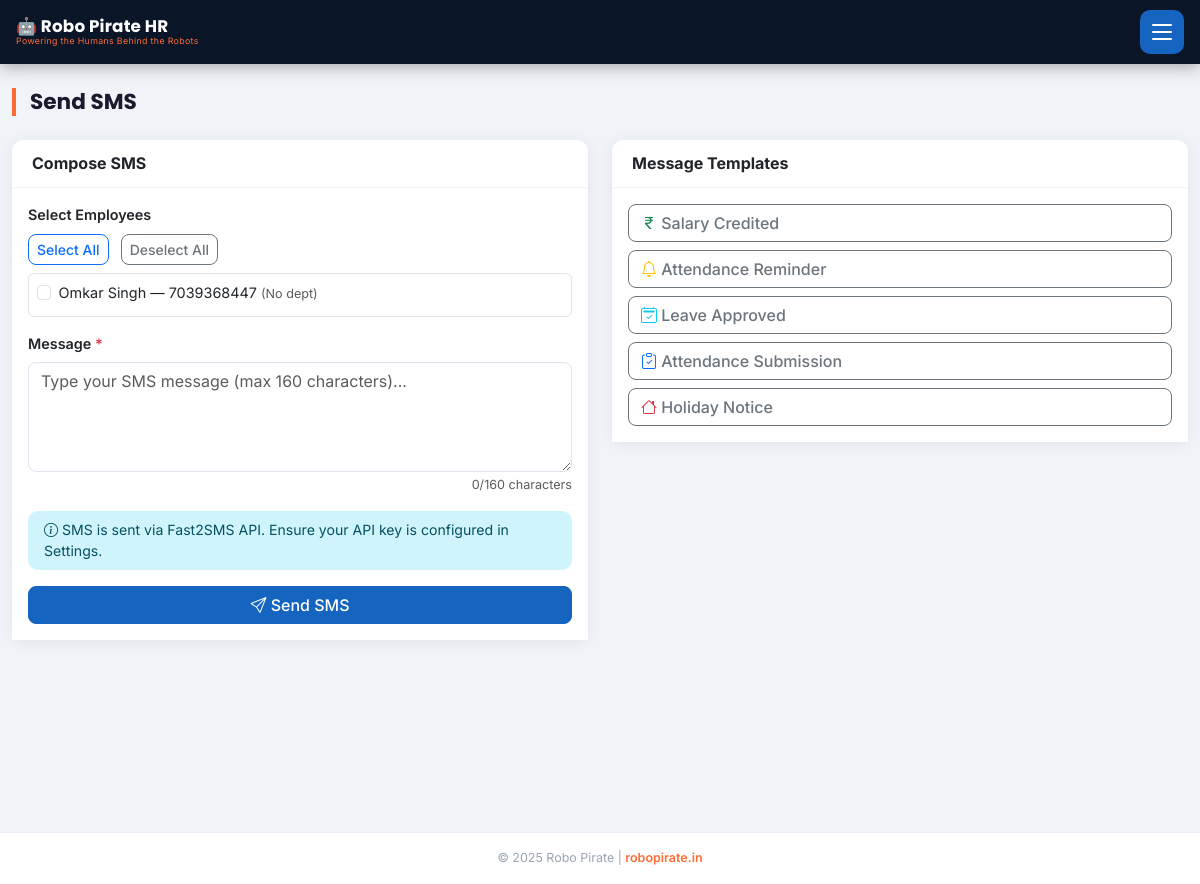
Before: /sms (signed in) with the older database file.
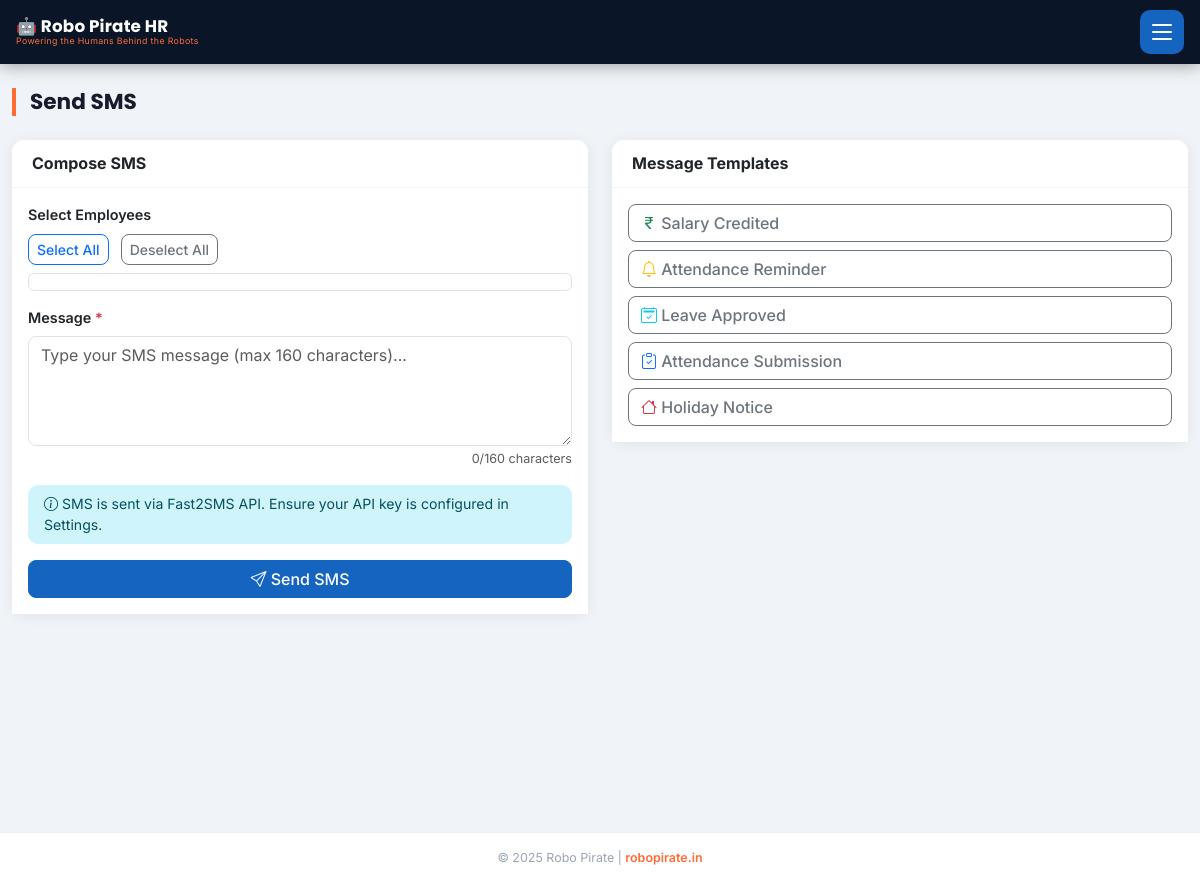
After: the same page with the newer database file.
### models.py (models this page shows, shortened)
class Employee(db.Model):
    __tablename__ = 'employees'
    id = db.Column(db.Integer, primary_key=True)
    emp_id = db.Column(db.String(20), unique=True, nullable=False)
    name = db.Column(db.String(100), nullable=False)
    phone = db.Column(db.String(15), nullable=False)
    email = db.Column(db.String(120))
    department_id = db.Column(db.Integer, db.ForeignKey('departments.id'))
    designation = db.Column(db.String(100))
    basic_salary = db.Column(db.Float, default=0.0)
    joining_date = db.Column(db.Date, default=date.today)
    is_active = db.Column(db.Boolean, default=True)
    bank_name = db.Column(db.String(100))
    account_number = db.Column(db.String(30))
    ifsc_code = db.Column(db.String(20))
    pan_number = db.Column(db.String(20))
    aadhar_number = db.Column(db.String(20))
    attendances = db.relationship('Attendance', backref='employee', lazy=True)
    leaves = db.relationship('Leave', backref='employee', lazy=True)
    payrolls = db.relationship('Payroll', backref='employee', lazy=True)
    advances = db.relationship('Advance', backref='employee', lazy=True)
    schools = db.relationship('School', secondary=employee_schools, lazy=True,
                              backref=db.backref('assigned_employees', lazy=True))

### blueprints/admin.py (the view, shortened to what this page needs)
@bp.route('/sms', methods=['GET', 'POST'])
@login_required
def sms_panel():
    emps = Employee.query.filter_by(is_active=True).order_by(Employee.name).all()
    return render_template('sms.html', employees=emps)

### app.py (called while the page is built)
@app.before_request
def load_persisted_config():
    global _persisted_config_loaded
    if not _persisted_config_loaded:
        persisted_key = AppConfig.get('FAST2SMS_API_KEY')
        if persisted_key:
            app.config['FAST2SMS_API_KEY'] = persisted_key
        _persisted_config_loaded = True

@login_manager.user_loader
def load_user(user_id):
    return User.query.get(int(user_id))

@app.before_request
def restrict_employee_to_portal():
    if current_user.is_authenticated and not current_user.is_admin:
        allowed = ('/portal', '/employee', '/static', '/api', '/logout')
        if request.path != '/' and not request.path.startswith(allowed):
            return redirect(url_for('portal.portal_dashboard'))

### templates/sms.html (shortened to what this page needs)
{% extends 'base.html' %}
{% block content %}
<div class="container-fluid py-4">
  <h4 class="page-header mb-4">Send SMS</h4>
  <div class="row g-4">
    <div class="col-lg-6">
      <div class="card border-0 shadow-sm">
        <div class="card-header bg-white border-bottom">
          <h6 class="mb-0 fw-bold">Compose SMS</h6>
        </div>
        <div class="card-body">
          <form method="POST">
            <div class="mb-3">
              <label class="form-label fw-semibold">Select Employees</label>
              <div class="mb-2">
                <button type="button" class="btn btn-sm btn-outline-primary me-2" onclick="selectAll(true)">Select All</button>
                <button type="button" class="btn btn-sm btn-outline-secondary" onclick="selectAll(false)">Deselect All</button>
              </div>
              <div class="border rounded p-2" style="max-height:250px; overflow-y:auto">
                {% for emp in employees %}
                <div class="form-check">
                  <input type="checkbox" name="employee_ids" value="{{ emp.id }}"
                         class="form-check-input emp-check" id="emp_{{ emp.id }}">
                  <label class="form-check-label" for="emp_{{ emp.id }}">
                    {{ emp.name }} — {{ emp.phone }}
                    <span class="text-muted small">({{ emp.dept.name if emp.dept else 'No dept' }})</span>
                  </label>
                </div>
                {% endfor %}
              </div>
            </div>
            <div class="mb-3">
              <label class="form-label fw-semibold">Message <span class="text-danger">*</span></label>
              <textarea name="message" class="form-control" rows="4" maxlength="160"
                        placeholder="Type your SMS message (max 160 characters)..."
                        oninput="updateCount(this)" required></textarea>
              <div class="text-end text-muted small mt-1"><span id="charCount">0</span>/160 characters</div>
            </div>
            <div class="alert alert-info py-2 small">
              <i class="bi bi-info-circle"></i>
              SMS is sent via Fast2SMS API. Ensure your API key is configured in Settings.
            </div>
            <button type="submit" class="btn btn-primary w-100">
              <i class="bi bi-send"></i> Send SMS
            </button>
          </form>
        </div>
      </div>
    </div>
    <div class="col-lg-6">
      <div class="card border-0 shadow-sm">
        <div class="card-header bg-white border-bottom">
          <h6 class="mb-0 fw-bold">Message Templates</h6>
        </div>
        <div class="card-body d-grid gap-2">
          <button class="btn btn-outline-secondary text-start" onclick="setTemplate('Your salary for this month has been credited to your bank account. - HR Team')">
            <i class="bi bi-currency-rupee text-success"></i> Salary Credited
          </button>
          <button class="btn btn-outline-secondary text-start" onclick="setTemplate('This is a reminder that tomorrow is a working day. Please be present on time. - HR Team')">
            <i class="bi bi-bell text-warning"></i> Attendance Reminder
          </button>
          <button class="btn btn-outline-secondary text-start" onclick="setTemplate('Your leave application has been approved. - HR Team')">
            <i class="bi bi-calendar2-check text-info"></i> Leave Approved
          </button>
          <button class="btn btn-outline-secondary text-start" onclick="setTemplate('Please submit your attendance for this week. - HR Team')">
            <i class="bi bi-clipboard-check text-primary"></i> Attendance Submission
          </button>
          <button class="btn btn-outline-secondary text-start" onclick="setTemplate('Holiday notice: The office will be closed tomorrow. - HR Team')">
            <i class="bi bi-house text-danger"></i> Holiday Notice
          </button>
        </div>
      </div>
    </div>
  </div>
</div>
{% endblock %}

Changed rows visible on the page:
removed Employee: name "Omkar Singh", phone "7039368447", dept "No dept"
